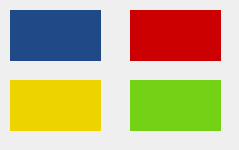
<?xml version="1.0" encoding="UTF-8"?>
<ui version="4.0">
 <class>Form</class>
 <widget class="QWidget" name="Form">
  <property name="geometry">
   <rect>
    <x>0</x>
    <y>0</y>
    <width>239</width>
    <height>150</height>
   </rect>
  </property>
  <property name="windowTitle">
   <string>Form</string>
  </property>
  <widget class="QPushButton" name="btn_blue">
   <property name="geometry">
    <rect>
     <x>10</x>
     <y>10</y>
     <width>91</width>
     <height>51</height>
    </rect>
   </property>
   <property name="styleSheet">
    <string notr="true">border: transparent;
background-color: rgb(32, 74, 135);
border-radius: 100%;</string>
   </property>
   <property name="text">
    <string/>
   </property>
  </widget>
  <widget class="QPushButton" name="btn_red">
   <property name="geometry">
    <rect>
     <x>130</x>
     <y>10</y>
     <width>91</width>
     <height>51</height>
    </rect>
   </property>
   <property name="styleSheet">
    <string notr="true">border: transparent;
background-color: rgb(204, 0, 0);
border-radius: 100%;</string>
   </property>
   <property name="text">
    <string/>
   </property>
  </widget>
  <widget class="QPushButton" name="btn_yellow">
   <property name="geometry">
    <rect>
     <x>10</x>
     <y>80</y>
     <width>91</width>
     <height>51</height>
    </rect>
   </property>
   <property name="styleSheet">
    <string notr="true">border: transparent;
background-color: rgb(237, 212, 0);
border-radius: 100%;</string>
   </property>
   <property name="text">
    <string/>
   </property>
  </widget>
  <widget class="QPushButton" name="btn_green">
   <property name="geometry">
    <rect>
     <x>130</x>
     <y>80</y>
     <width>91</width>
     <height>51</height>
    </rect>
   </property>
   <property name="styleSheet">
    <string notr="true">border: transparent;
background-color: rgb(115, 210, 22);
border-radius: 100%;</string>
   </property>
   <property name="text">
    <string/>
   </property>
  </widget>
 </widget>
 <resources/>
 <connections/>
</ui>
